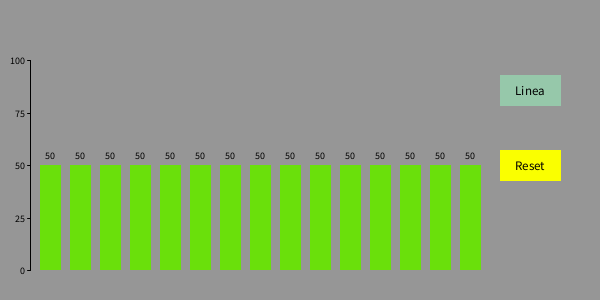
Frame 1 (no input)
Frame 60 (the mouse pressed at the canvas centre just before this capture): identical to frame 1, image omitted
Frame 120 (the mouse held since frame 60 and released just before this capture): identical to frame 1, image omitted

The Processing sketch that drew this single still picture (run headless with seeded random() and noise(); from frame 60 on, the mouse is pressed at the canvas centre):

// Processing sketch: Ecualizador
// ── Ecualizador.pde
/*



*/

void setup(){
  size(600,300);
  iniciarBarras();
  iniciarBotones();
}

void draw(){
  background(150);
  
  //Dibujar Gráfica
  dibujarEje();
  for(int b = 0; b < numBarras; b++){
    Barras[b].dibujar();
  }
  
  //Dibujar Botones
  Reset.dibujar();
  Linea.dibujar();
  accionBotones();
}

//----------------------CONTROL CLICK----------------------//

boolean izqClick = false;
boolean izqClick1 = false;

void mousePressed(){
 if(mouseButton == LEFT){
   clickControl(true);
 }
}
void mouseReleased(){
  if(mouseButton == LEFT){
    clickControl(false);
  }
}

void clickControl(boolean state){
  if(izqClick && izqClick1){
    izqClick1 = false;
  }else if(state && !izqClick){//Si está presionado pero antes no lo estaba
    izqClick1 = true;
  }else if(!state){
    izqClick1 = false;
  }
  izqClick = state;
}

// ── Barras.pde

//----------------------GENERACIÖN DE LAS BARRAS----------------------//

int numBarras = 15;
barra [] Barras = new barra[numBarras];

//Cordenada inferior izquierda donde se dibuja la gráfica 
int xGrafica;
int yGrafica;

int altoMaxBarras;

void iniciarBarras(){
  xGrafica = width/15;
  yGrafica = height - height/10;
  altoMaxBarras = yGrafica - height/5;
  int _x;  //Posición inferior izquierda de la barra
  int _dxBarras = 30;  //Separación entre barras
  int _a = 21;  //Ancho de las barras
  
  for(int b = 0; b < numBarras; b++){
    _x = b*_dxBarras;
    Barras[b] = new barra(xGrafica + _x, yGrafica, _a);
    Barras[b].reset();
  }
}

//----------------------EJES----------------------//

void dibujarEje(){
  stroke(0);
  strokeWeight(1);
  fill(0);
  textSize(10);
  textAlign(RIGHT,CENTER);
  
  //Eje
  line(xGrafica -10, yGrafica, xGrafica -10, yGrafica - altoMaxBarras);  //Linea del eje  
  int divisiones = 4;  //Cantidad de divisiones del eje  (*Tiene que ser un número mayor que cero)
  
  //Numeros del eje
  for(int n = 0; n <= divisiones; n++){
    line(xGrafica - 13, yGrafica - (n*altoMaxBarras/(divisiones)), xGrafica - 10, yGrafica - (n*altoMaxBarras/(divisiones))); 
    text(round(map(n, 0,divisiones, 0, 100)), xGrafica -15, yGrafica - (n*altoMaxBarras/(divisiones)));
  }
}

//----------------------CLASE----------------------//
class barra{
  int x, y;
  int alto = altoMaxBarras/2;
  int num = 50;
  int ancho;
  color Color1 = color(106,224,11);
  
  barra(int _x, int _y, int _a){
    x = _x;
    y = _y;
    ancho = _a;
  }
  
  boolean checarMouse(){
    if(mouseX > x  && mouseX < x + ancho && mouseY > y - altoMaxBarras - 20 && mouseY < y){  //Si el puntero está sobre la barra
      if(mousePressed && mouseButton == LEFT){
        return true;
      }
    }
    return false;
  }
  
  void cambiarAltura(){
    alto = y-mouseY;
    alto = constrain(alto, 0, altoMaxBarras);
  }
  
  void dibujar(){
    if(checarMouse()){
      cambiarAltura();
    }
    noStroke();
    fill(Color1);
    rect(x, y, ancho, -alto);
    if(!Linea.prsd){  //Se muestra el número solo cuando no se muestra la linea
      fill(0);
      textSize(10);
      textAlign(CENTER,CENTER);
      num = round(map(alto, 0, altoMaxBarras, 0, 100));
      text(num, x + ancho/2, y - alto - 10);
    }
  }
  
  void reset(){
    alto = altoMaxBarras/2;
  }
  
}

// ── Botones.pde

//----------------------GENERACIÖN DE LOS BOTONES----------------------//

boton [] BotonesB = new boton[numBarras];  //Botones de cada barra
boton Reset, Linea;

void iniciarBotones(){
  int xBotones = xGrafica + numBarras*30 + 10;  //30 separación de las barras
  Reset = new boton(xBotones, height/2, 60, 30, color(250,255,0), "Reset");
  Linea = new boton(xBotones, height/4, 60, 30, color(150,200,170), color(50,244,100), "Linea");
}

//----------------------CLASE----------------------//

class boton{
  int x, y;
  int alto, ancho;
  boolean cambiaColor;
  color Color1;  //Color del botón
  color Color2;  //Color del botón cuando está seleccionado
  boolean prsd = false;  //Presionado o no
  boolean mslc = false;  //Mouse sobre el botón o no
  String info;
  
  
  //Cuando el botón cambia de color al presionarse
  boton(int _x, int _y, int _ancho, int _alto, color _Color1, color _Color2, String _info){
    x = _x;
    y = _y;
    ancho = _ancho;
    alto = _alto;
    cambiaColor = true;
    Color1 = _Color1;
    Color2 = _Color2;
    info = _info;
  }
  //Cuando el botón no cambia de color
  boton(int _x, int _y, int _ancho, int _alto, color _Color1, String _info){
    x = _x;
    y = _y;
    ancho = _ancho;
    alto = _alto;
    cambiaColor = false;
    Color1 = _Color1;
    info = _info;
  }
  
  void checarMouse(){
    if(mouseX > x && mouseX < x + ancho && mouseY > y && mouseY < y + alto){  //Si el puntero está sobre el botón
      mslc = true;
      if(izqClick1){
        prsd = !prsd;
        izqClick1 = false;
      }
    }else{
      //izqClick1 = false;
      mslc = false;
    }
  }
  
  void dibujar(){
    checarMouse();
    
    if(mslc)  strokeWeight(4);  //Si el mouse está sobre el botón
    else  strokeWeight(1);
    
    if(prsd && cambiaColor){  //Si el botón cambia de color y está activado se dibuja de Color2
      stroke(Color2);
      fill(Color2);
    }else{
      stroke(Color1);
      fill(Color1);
    }
    rect(x, y, ancho, alto);
    fill(0);
    textSize(13);
    textAlign(CENTER,CENTER);
    text(info, x + ancho/2, y + alto/2);
  }
}

//----------------------ACCIÓN DE LOS BOTONES----------------------//

void accionBotones(){
  if(Linea.prsd){  //Si el botón está activado
    strokeWeight(2);
    /*Lineas Rectas
    stroke(255);
    for(int b = 0; b < numBarras - 1; b++){
      line(Barras[b].x + Barras[b].ancho/2, Barras[b].y - Barras[b].alto, Barras[b+1].x + Barras[b].ancho/2, Barras[b+1].y - Barras[b+1].alto);  //Linea que une las barras 
    }
    */
    //Curva
    noFill();
    stroke(0);
    beginShape();
    for(int b = 0; b < numBarras; b++){
      if(b == 0){  //Es necesario usar dos puntos para el inicio y el final, es decir deben de estar repetidos
        curveVertex(Barras[b].x , Barras[b].y - Barras[b].alto);
        curveVertex(Barras[b].x , Barras[b].y - Barras[b].alto);
      }else if(b == numBarras - 1){
        curveVertex(Barras[b].x + Barras[b].ancho, Barras[b].y - Barras[b].alto);
        curveVertex(Barras[b].x + Barras[b].ancho, Barras[b].y - Barras[b].alto);
      }else{
        curveVertex(Barras[b].x + Barras[b].ancho/2, Barras[b].y - Barras[b].alto);
      }
    }
    endShape();
  }
  if(Reset.prsd){
    for(int b = 0; b < numBarras; b++){
      Barras[b].reset();
    }
    Reset.prsd = false;
  }
}
